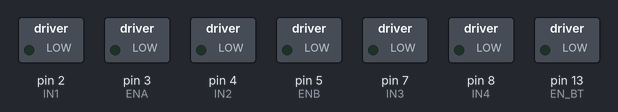
Recording of a sketch running on a simulated Arduino Uno, built with avr-gcc and run on an emulated ATmega328P. Shown: switched loads named in the sketch (green lamp = pin HIGH). Wiring (inferred from the names in the program): MPU-6050 motion sensor at I2C address 0x68. What the sketch prints to the serial monitor is not drawn.

Above: at 0.18 s.
Timing chart, 0 to 1.9 s (numbered marks = the images above):
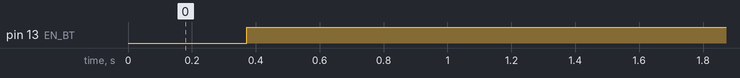

Measured:
- by itself, pin 13 (EN_BT): LOW → HIGH at 0.37 s

The sketch:

Autonomous_Car_Final.ino
```cpp
#include <Wire.h>
#include <avr/interrupt.h>
#include <avr/pgmspace.h>
#define MPU_ADDR 0x68
#define MEM_START_ADDR 0x6E
#define MEM_R_W 0x6F
#include <SoftwareSerial.h>

long lastRead = 0;
byte processed_packet[8];
byte readd_packet[50];
byte temp = 0;
byte fifoCountL = 0;
byte fifoCountL2 = 0;
byte packetCount = 0x00;
boolean longPacket = false;
boolean firstPacket = true;
float q[4];
float deg[3]; // Euler angles converted to degree angles
float hq[4]; // Home-quaternion
float a[4];
float b[4];
int first = 0;

//A partir daqui são variaveis de controle do carrinho
int ENA = 3; //PWM
int IN1 = 2;
int IN2 = 4;
int IN3 = 7;
int IN4 = 8;
int ENB = 5; //PWM
int EN_BT = 13; // Enable the Bluetooth module power supply
float sp = 0; //Setpoint
float actual_ang = 0;
float last_ang = 0;
int error = 0; // Error of the controller
double kp = 2.3; // Proportional Constant
double ki = 0.00005; // Integrative Constant
double kd = 10; // Derivative Constant
int cons = 80; // Lower Speed (Constant of the controller)
int x = 0; // Wheel 1 variable
int y = 0; // Wheel 2 variable
boolean reset_coord = false; // Request to new front of the car
boolean ok_coord = false; // Request to change the orientation of the car
float last_time = 0;
float actual_time = 0;
float dt;
float p = 0;
float i = 0;
float d = 0;
float pid = 0;

SoftwareSerial serial1(10, 11); // RX, TX

void setup(){

  Serial.begin(9600);
  //serial1.setTimeout(10); //When using serial.parseFloat, the default value of this function is 1000ms, wich makes the arduino takes too long to read the data from the bluetooth.
  serial1.begin(9600);
  MPU6050_setup();
  pinOutMode(ENA);
  pinOutMode(ENB);
  pinOutMode(IN1);
  pinOutMode(IN2);
  pinOutMode(IN3);
  pinOutMode(IN4);
  pinOutMode(EN_BT);
  digitalWrite(EN_BT, HIGH);
  while(first <= 400){ // If the car has a display screen, it is possible insert a bar from 0 to 100% showing the car initialization using this value
    MPU6050_loop();
  }
  Serial.println("Valendo");
} // End of the setup

void loop(){
  last_time = actual_time;
  actual_time = millis();
  MPU6050_loop();
   if (serial1.available()) { //Check the serial communication working
    //sp = serial1.parseFloat();
    sp = ((float) serial1.read()) - 100;
    Serial.print("Setpoint: "); Serial.println(sp);
    ok_coord = true;
    }
  last_ang = actual_ang;
  actual_ang = deg[0];
  error = sp - actual_ang;
  if(error == 0 && ok_coord){
    sp = 0;
    reset_coord = true;
    ok_coord = false;
    }
  wheel_controller();
  mov_front(y,x);
  //Serial.print("Angle: "); Serial.println(deg[0]);
  //Serial.print("Setpoint: "); Serial.println(sp);
  /*Serial.print("Error: "); Serial.println(error);
  Serial.print("PID: "); Serial.println(pid);*/
  //Serial.print(x); Serial.print(" :X e Y: "); Serial.println(y); //Serial.println(y);
  //Serial.print("Angle: "); Serial.print(deg[0]);  Serial.print("  Setpoint: "); Serial.print(sp);  Serial.print("  Error: "); Serial.print(error);  Serial.print("  PID: "); Serial.print(pid);   Serial.print("  X:  "); Serial.print(x); Serial.print("  Y: "); Serial.println(y); //Serial.println(y);

}//End of the loop
```

MPU6050_Setup_Loop.ino
```cpp
void MPU6050_setup(){
  Wire.begin();
  delay(1);
  check_MPU();
  Serial.println("MPU-6050 6-Axis");
  regWrite(0x6B, 0xC0);regWrite(0x6C, 0x00);delay(10);
  regWrite(0x6B, 0x00);regWrite(0x6D, 0x70);regWrite(0x6E, 0x06);
  temp = regRead(0x6F);
  Serial.print("Bank 1, Reg 6 = ");
  Serial.println(temp);
  regWrite(0x6D, 0x00);
  temp = regRead(0x00);
  Serial.println(temp);
  Serial.println(temp);
  temp = regRead(0x01);
  Serial.println(temp);
  temp = regRead(0x02);
  Serial.println(temp);
  temp = regRead(0x6A);
  Serial.println(temp);
  regWrite(0x37, 0x32);
  temp = regRead(0x6B);
  Serial.println(temp);
  delay(5);
  mem_init();
  delay(20);

  bank_sel(0x00);
  regWrite(0x6E, 0x60);
  Wire.beginTransmission(MPU_ADDR);
  Wire.write(0x6F);
  Wire.write(0x04); Wire.write(0x00); Wire.write(0x00); Wire.write(0x00);
  Wire.endTransmission();
  bank_sel(1);
  regWrite(0x6E, 0x62);
  Wire.beginTransmission(MPU_ADDR);
  Wire.write(0x6F);
  Wire.endTransmission();
  Wire.beginTransmission(MPU_ADDR);
  Wire.requestFrom(MPU_ADDR,2);
  temp = Wire.read();
  temp = Wire.read();
  firstPacket = false;

}

void MPU6050_loop(){
    if(fifoReady()){
      getPacket();
      if(fifoCountL == 42){
        processQuat();
        writeQuat();
      }
    }
  }
```

Source omitted: Functions.ino (23796 bytes)
